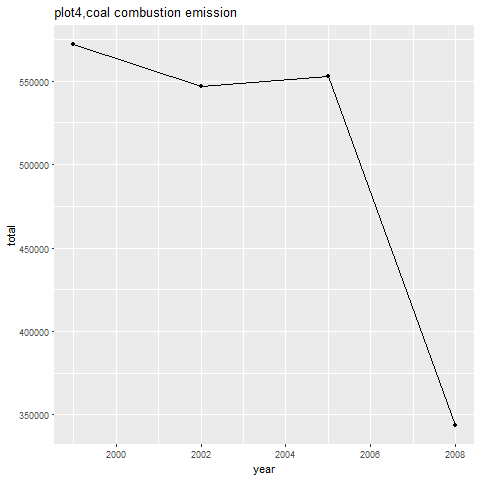

Write the R code that produced this figure.
source("class-4-EDA-Project2.R")
#Across the United States, how have emissions from coal combustion-related sources changed from 1999–2008?
library(stringr)


coal<-NEISCC %>%
  filter(grepl("coal",NEISCC$EI.Sector,ignore.case=TRUE))
coal<- coal %>%
  group_by(year) %>%
  summarise(total=sum(Emissions))
ggplot(coal,aes(year,total))+
  geom_point()+
  geom_line()+
  ggtitle("plot4,coal combustion emission")

dev.copy(png,"plot4.png")
dev.off()
